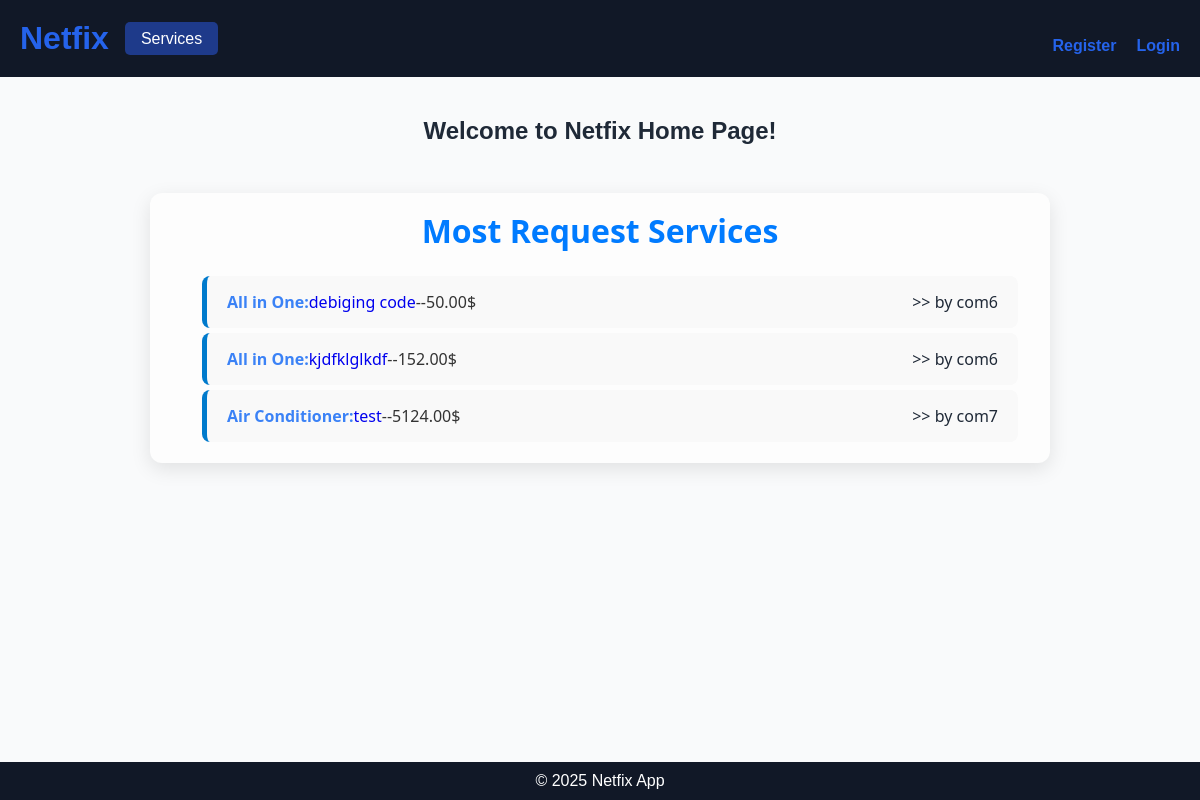
/, run on an earlier commit of the app's database.
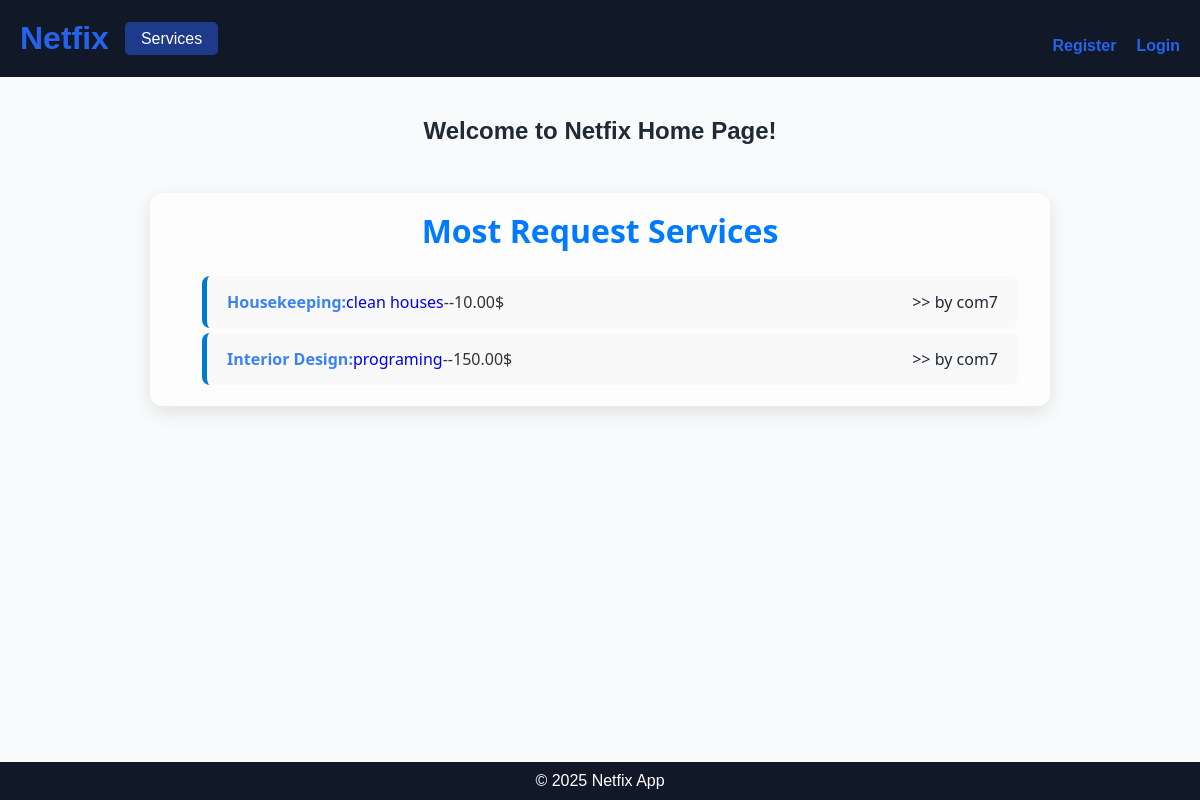
And on a later commit of the database.
### services/models.py (models this page shows, shortened)
class Service(models.Model):
    FIELD_CHOICES = [
        ('Air Conditioner', 'Air Conditioner'),
        ('All in One', 'All in One'),
        ('Carpentry', 'Carpentry'),
        ('Electricity', 'Electricity'),
        ('Gardening', 'Gardening'),
        ('Home Machines', 'Home Machines'),
        ('Housekeeping', 'Housekeeping'),
        ('Interior Design', 'Interior Design'),
        ('Locks', 'Locks'),
        ('Painting', 'Painting'),
        ('Plumbing', 'Plumbing'),
        ('Water Heaters', 'Water Heaters'),
    ]
    name = models.CharField(max_length=100)
    description = models.TextField()
    field = models.CharField(max_length=50, choices=FIELD_CHOICES)
    price_per_hour = models.DecimalField(max_digits=8, decimal_places=2)
    created_at = models.DateTimeField(auto_now_add=True)
    company = models.ForeignKey(settings.AUTH_USER_MODEL, on_delete=models.CASCADE)

### users/models.py (models this page shows, shortened)
class CostumUser(AbstractBaseUser,PermissionsMixin):
    username = models.CharField(max_length=125)
    email = models.EmailField(unique=True)
    is_active = models.BooleanField(default=True)
    is_staff = models.BooleanField(default=False)
    is_company = models.BooleanField(default=False)
    is_customer = models.BooleanField(default=False)
    objects = CostumUserManager()
    USERNAME_FIELD = 'email'
    REQUIRED_FIELDS = ['username']

### main/views.py (the view)
# urls.py: path('', views.home , name='home'),
def home(request):
    service = request.GET.get('service')
    services = Service.objects.all()
    if service:
        services = services.filter(field=service)
    most_requested_services = services.annotate(
        num_requests=Count('servicerequest')
    ).order_by('-num_requests')[:5]  # Top 5 most requested services
    return render(request, 'main/home.html', {'services': most_requested_services, 'selected_service': service,'serv_title':service})

### main/templates/main/home.html
{% extends 'main/base.html' %} {% block title %}Home | Netfix{% endblock %}
{% block content %}
<h2>Welcome to Netfix Home Page!</h2>
<section class="company-list">
  {% if services %}
  <h3>{% if serv_title %} {{serv_title }} Services  {% else %} Most Request Services {%endif%}</h3>
  <ul>
    {% for service in services %}
    <li class="service-card" style="margin: 5px 0;">
        <div style="display: flex; align-items: center;">
        <h4 style="color: var(--secondary-color);">{{ service.field }}: </h4><a href="{% url 'service_detail'  service.id%}"> {{ service.name }}</a><span>--{{ service.price_per_hour }}$</span>
        </div>
        <p style="color:var(--text-color) ;">>> by {{service.company.username}}</p>
    </li>
    {% endfor %}
  </ul>
  {% else %}
  <p>No services available at the moment.</p>
  {% endif %}
</section>
{% endblock %}

What changed in the data, as far as the page shows it:
removed Service: field "All in One", name "debiging code", price_per_hour "50.00", company.username "com6"
removed Service: field "All in One", name "kjdfklglkdf", price_per_hour "152.00", company.username "com6"
removed Service: field "Air Conditioner", name "test", price_per_hour "5124.00", company.username "com7"
added Service: field "Housekeeping", name "clean houses", price_per_hour "10.00", company.username "com7"
added Service: field "Interior Design", name "programing", price_per_hour "150.00", company.username "com7"
